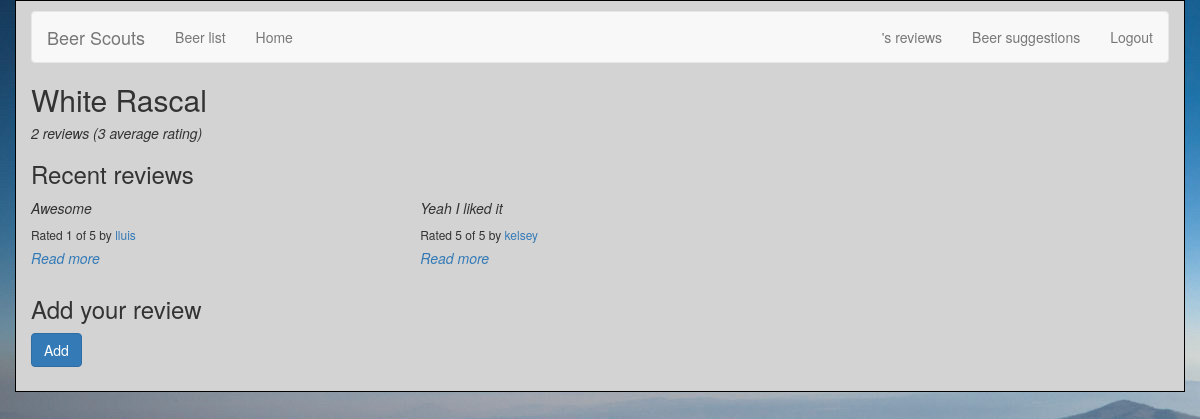
Page /reviews/beer/164/ (signed in) on the committed database.
### reviews/models.py (models this page shows, shortened)
class Beer(models.Model):
    name = models.CharField(max_length=200)
    abv = models.CharField(max_length=200)
    ibu = models.CharField(max_length=200)
    style = models.CharField(max_length=200)
    ounces = models.CharField(max_length=200)
    def average_rating(self):
        return self.review_set.aggregate(Avg('rating'))['rating__avg']

class Review(models.Model):
    RATING_CHOICES = (
        (1, '1'),
        (2, '2'),
        (3, '3'),
        (4, '4'),
        (5, '5'),
    )
    beer = models.ForeignKey(Beer, on_delete=models.CASCADE,)
    pub_date = models.DateTimeField('date published')
    user_name = models.CharField(max_length=100)
    comment = models.CharField(max_length=200)
    rating = models.IntegerField(choices=RATING_CHOICES)

### reviews/views.py (the view)
# urls.py: re_path(r'^beer/(?P<beer_id>[0-9]+)/$', views.beer_detail, name='beer_detail'),
def beer_detail(request, beer_id):
    beer = get_object_or_404(Beer, pk=beer_id)
    return render(request, 'reviews/beer_detail.html', {'beer': beer})

### reviews/templates/reviews/beer_detail.html (shortened to what this page needs)
{% extends 'base.html' %}
{% load bootstrap3 %}
{% block title %}
<h2>{{ beer.name }}</h2>
<h5>{{ beer.review_set.count }} reviews ({{ beer.average_rating | floatformat }} average rating)</h5>
{% endblock %}
{% block content %}
<h3>Recent reviews</h3>
{% if beer.review_set.all %}
<div class="row">
    {% for review in beer.review_set.all %}
    <div class="col-xs-6 col-lg-4">
        <em>{{ review.comment }}</em>
        <h6>Rated {{ review.rating }} of 5 by <a href="{% url 'reviews:user_review_list' review.user_name %}" >{{ review.user_name }}</a></h6>
        <h5><a href="{% url 'reviews:review_detail' review.id %}">
        Read more
        </a></h5>
    </div>
    {% endfor %}
</div>
{% else %}
<p>No reviews for this beer yet</p>
{% endif %}
<h3>Add your review</h3>
<form action="{% url 'reviews:add_review' beer.id %}" method="post" class="form">
    {% buttons %}
    <button type="submit" class="btn btn-primary">
      {% bootstrap_icon "star" %} Add
    </button>
    {% endbuttons %}
</form>
{% endblock %}

### reviews/static/reviews/style.css (style rules this page uses)
h5 { font-style: oblique; }
a { color: black; }

### rows in the picture
Beer: name "White Rascal", review_set.count "2", average_rating "3"
Review: comment "Awesome", rating "1", user_name "lluis"
Review: comment "Yeah I liked it", rating "5", user_name "kelsey"
